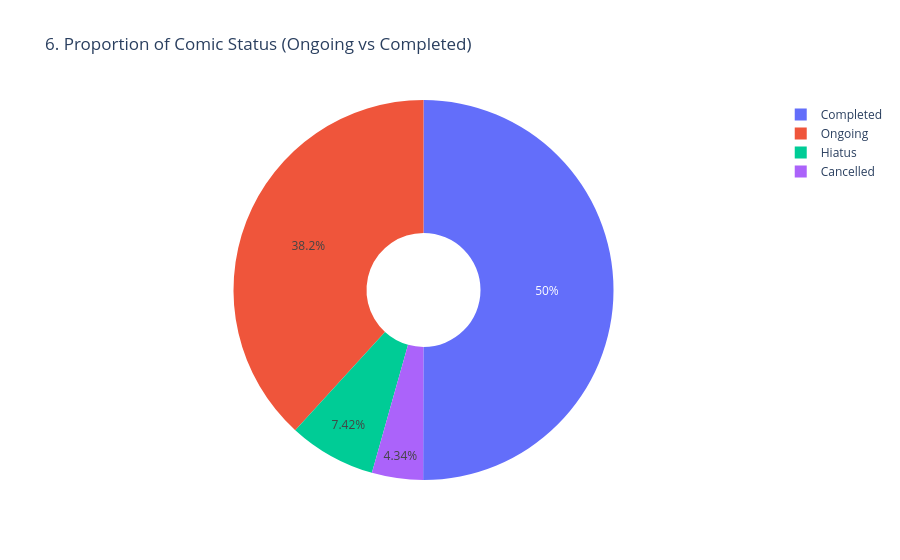

Notebook source saved alongside this figure:
### Markdown cell above
6. Univariate: Status Proportion

### Code cell
status_counts = df['Status'].value_counts().reset_index()
status_counts.columns = ['Status', 'Count']
fig1 = px.pie(status_counts, values='Count', names='Status', title='6. Proportion of Comic Status (Ongoing vs Completed)', hole=0.3)
fig1.show()

### Figure 1 — Plotly figure (JSON) as saved in the notebook; plotly's stock layout.template omitted (floating-point values rounded to 4 significant figures)
{"data": [{"domain": {"x": [0, 1], "y": [0, 1]}, "hole": 0.3, "hovertemplate": "Status=%{label}<br>Count=%{value}<extra></extra>", "labels": ["Completed", "Ongoing", "Hiatus", "Cancelled"], "legendgroup": "", "name": "", "showlegend": true, "type": "pie", "values": [4998, 3817, 741, 434]}], "layout": {"legend": {"tracegroupgap": 0}, "title": {"text": "6. Proportion of Comic Status (Ongoing vs Completed)"}}}
